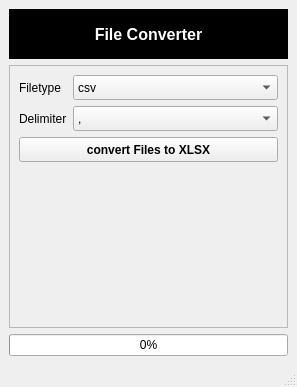
<?xml version="1.0" encoding="UTF-8"?>
<ui version="4.0">
 <class>MainWindow</class>
 <widget class="QMainWindow" name="MainWindow">
  <property name="geometry">
   <rect>
    <x>0</x>
    <y>0</y>
    <width>297</width>
    <height>387</height>
   </rect>
  </property>
  <property name="windowTitle">
   <string>MainWindow</string>
  </property>
  <widget class="QWidget" name="centralwidget">
   <layout class="QVBoxLayout" name="verticalLayout">
    <item>
     <widget class="QLabel" name="label">
      <property name="minimumSize">
       <size>
        <width>0</width>
        <height>50</height>
       </size>
      </property>
      <property name="maximumSize">
       <size>
        <width>16777215</width>
        <height>50</height>
       </size>
      </property>
      <property name="font">
       <font>
        <pointsize>12</pointsize>
        <weight>75</weight>
        <bold>true</bold>
       </font>
      </property>
      <property name="autoFillBackground">
       <bool>false</bool>
      </property>
      <property name="styleSheet">
       <string notr="true">background-color: rgb(0, 0, 0); 
color: rgb(255, 255, 255);</string>
      </property>
      <property name="text">
       <string>File Converter</string>
      </property>
      <property name="alignment">
       <set>Qt::AlignCenter</set>
      </property>
     </widget>
    </item>
    <item>
     <widget class="QFrame" name="frame_content">
      <property name="frameShape">
       <enum>QFrame::StyledPanel</enum>
      </property>
      <property name="frameShadow">
       <enum>QFrame::Raised</enum>
      </property>
      <layout class="QFormLayout" name="formLayout">
       <item row="0" column="0">
        <widget class="QLabel" name="label_2">
         <property name="minimumSize">
          <size>
           <width>0</width>
           <height>25</height>
          </size>
         </property>
         <property name="text">
          <string>Filetype</string>
         </property>
        </widget>
       </item>
       <item row="0" column="1">
        <widget class="QComboBox" name="comboBox_filetype">
         <property name="minimumSize">
          <size>
           <width>0</width>
           <height>25</height>
          </size>
         </property>
         <item>
          <property name="text">
           <string>csv</string>
          </property>
         </item>
         <item>
          <property name="text">
           <string>txt</string>
          </property>
         </item>
        </widget>
       </item>
       <item row="1" column="0">
        <widget class="QLabel" name="label_3">
         <property name="minimumSize">
          <size>
           <width>0</width>
           <height>25</height>
          </size>
         </property>
         <property name="text">
          <string>Delimiter</string>
         </property>
        </widget>
       </item>
       <item row="1" column="1">
        <widget class="QComboBox" name="comboBox_delimiter">
         <property name="minimumSize">
          <size>
           <width>0</width>
           <height>25</height>
          </size>
         </property>
         <item>
          <property name="text">
           <string>,</string>
          </property>
         </item>
         <item>
          <property name="text">
           <string>;</string>
          </property>
         </item>
         <item>
          <property name="text">
           <string>Tabulator</string>
          </property>
         </item>
         <item>
          <property name="text">
           <string>Leerzeichen</string>
          </property>
         </item>
        </widget>
       </item>
       <item row="2" column="0" colspan="2">
        <widget class="QPushButton" name="pushButton_convertFiles">
         <property name="minimumSize">
          <size>
           <width>0</width>
           <height>25</height>
          </size>
         </property>
         <property name="font">
          <font>
           <weight>75</weight>
           <bold>true</bold>
          </font>
         </property>
         <property name="text">
          <string>convert Files to XLSX</string>
         </property>
        </widget>
       </item>
       <item row="4" column="0">
        <widget class="QLabel" name="label_errors">
         <property name="styleSheet">
          <string notr="true">color: rgb(255, 0, 0);</string>
         </property>
         <property name="text">
          <string/>
         </property>
         <property name="alignment">
          <set>Qt::AlignCenter</set>
         </property>
         <property name="wordWrap">
          <bool>false</bool>
         </property>
         <property name="textInteractionFlags">
          <set>Qt::LinksAccessibleByMouse|Qt::TextSelectableByKeyboard|Qt::TextSelectableByMouse</set>
         </property>
        </widget>
       </item>
       <item row="3" column="0">
        <widget class="QLabel" name="label_results">
         <property name="text">
          <string/>
         </property>
         <property name="wordWrap">
          <bool>false</bool>
         </property>
         <property name="textInteractionFlags">
          <set>Qt::LinksAccessibleByMouse|Qt::TextSelectableByKeyboard|Qt::TextSelectableByMouse</set>
         </property>
        </widget>
       </item>
      </layout>
     </widget>
    </item>
    <item>
     <widget class="QProgressBar" name="progressBar_mainProgress">
      <property name="value">
       <number>0</number>
      </property>
      <property name="orientation">
       <enum>Qt::Horizontal</enum>
      </property>
      <property name="invertedAppearance">
       <bool>false</bool>
      </property>
     </widget>
    </item>
   </layout>
  </widget>
  <widget class="QMenuBar" name="menubar">
   <property name="geometry">
    <rect>
     <x>0</x>
     <y>0</y>
     <width>297</width>
     <height>22</height>
    </rect>
   </property>
  </widget>
  <widget class="QStatusBar" name="statusbar"/>
 </widget>
 <resources/>
 <connections/>
</ui>
